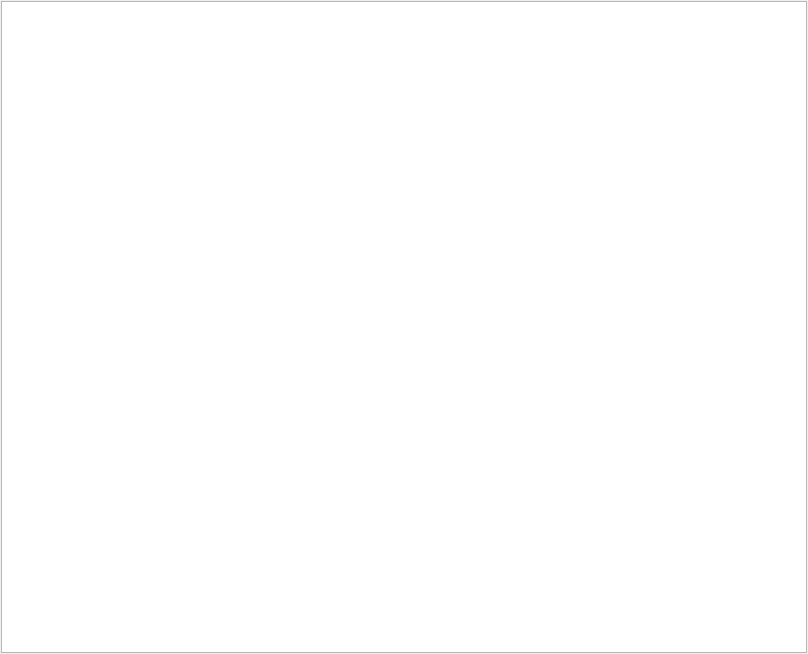
<?xml version="1.0" encoding="UTF-8"?>
<ui version="4.0">
 <class>HierarchyPanel</class>
 <widget class="QWidget" name="HierarchyPanel">
  <property name="geometry">
   <rect>
    <x>0</x>
    <y>0</y>
    <width>808</width>
    <height>654</height>
   </rect>
  </property>
  <property name="sizePolicy">
   <sizepolicy hsizetype="Ignored" vsizetype="Ignored">
    <horstretch>0</horstretch>
    <verstretch>0</verstretch>
   </sizepolicy>
  </property>
  <property name="windowTitle">
   <string>Hierarchy Editor</string>
  </property>
  <layout class="QVBoxLayout">
   <property name="spacing">
    <number>3</number>
   </property>
   <property name="margin">
    <number>1</number>
   </property>
   <item>
    <widget class="QTreeView" name="patternExplorerView">
     <property name="editTriggers">
      <set>QAbstractItemView::NoEditTriggers</set>
     </property>
     <property name="alternatingRowColors">
      <bool>true</bool>
     </property>
     <property name="selectionMode">
      <enum>QAbstractItemView::ExtendedSelection</enum>
     </property>
    </widget>
   </item>
  </layout>
  <action name="ui_filterAction">
   <property name="checkable">
    <bool>true</bool>
   </property>
   <property name="icon">
    <iconset>
     <normaloff>:/filterIcon</normaloff>:/filterIcon</iconset>
   </property>
   <property name="text">
    <string>Filter</string>
   </property>
  </action>
  <action name="ui_geometryAction">
   <property name="checkable">
    <bool>true</bool>
   </property>
   <property name="icon">
    <iconset>
     <normaloff>:/geometryIcon</normaloff>:/geometryIcon</iconset>
   </property>
   <property name="text">
    <string>Geometry</string>
   </property>
   <property name="iconText">
    <string>Geometry</string>
   </property>
   <property name="toolTip">
    <string>Geometry</string>
   </property>
  </action>
  <action name="ui_materialsAction">
   <property name="checkable">
    <bool>true</bool>
   </property>
   <property name="icon">
    <iconset>
     <normaloff>:/materialsIcon</normaloff>:/materialsIcon</iconset>
   </property>
   <property name="text">
    <string>Materials</string>
   </property>
  </action>
  <action name="ui_camerasAction">
   <property name="checkable">
    <bool>true</bool>
   </property>
   <property name="icon">
    <iconset>
     <normaloff>:/cameraIcon</normaloff>:/cameraIcon</iconset>
   </property>
   <property name="text">
    <string>Cameras</string>
   </property>
  </action>
  <action name="ui_lightsAction">
   <property name="checkable">
    <bool>true</bool>
   </property>
   <property name="icon">
    <iconset>
     <normaloff>:/lightsIcon</normaloff>:/lightsIcon</iconset>
   </property>
   <property name="text">
    <string>Lights</string>
   </property>
  </action>
  <action name="ui_imagesAction">
   <property name="checkable">
    <bool>true</bool>
   </property>
   <property name="icon">
    <iconset>
     <normaloff>:/imagesIcon</normaloff>:/imagesIcon</iconset>
   </property>
   <property name="text">
    <string>Images</string>
   </property>
   <property name="iconText">
    <string>Images</string>
   </property>
   <property name="toolTip">
    <string>Images</string>
   </property>
  </action>
  <action name="ui_resetFilterAction">
   <property name="enabled">
    <bool>false</bool>
   </property>
   <property name="icon">
    <iconset>
     <normaloff>:/resetFilterIcon</normaloff>:/resetFilterIcon</iconset>
   </property>
   <property name="text">
    <string>Reset Filter</string>
   </property>
  </action>
 </widget>
 <resources>
  <include location="../../../../../Documents and Settings/bellone/Desktop/main.qrc"/>
 </resources>
 <connections/>
</ui>
